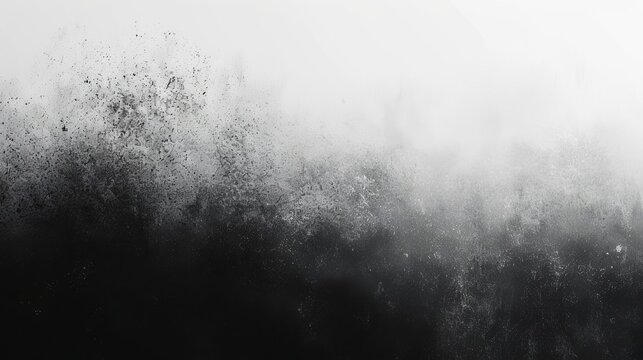
#> input picture images/gradient.jpg, 643 x 360 px
$ python 29.threshold.py
#> lines starting #> are read from the running program, lines starting #| are printed output that depends on the picture; after the words box and inside, x2 and y2 are one past the last pixel; in counts of white or black regions, pixels touching at a corner belong together
import cv2
import matplotlib.pyplot as plt

img = cv2.imread('images/gradient.jpg')
#> img is the input picture: shape (360, 643, 3); mean B, G, R 134.5, 134, 133.7
gray_img = cv2.cvtColor(img,cv2.COLOR_BGR2GRAY)

#128(threshold) เก็บที่ thresh  , ภาพเก็บที่ result
thresh ,result1 = cv2.threshold(gray_img,128,255,cv2.THRESH_BINARY)
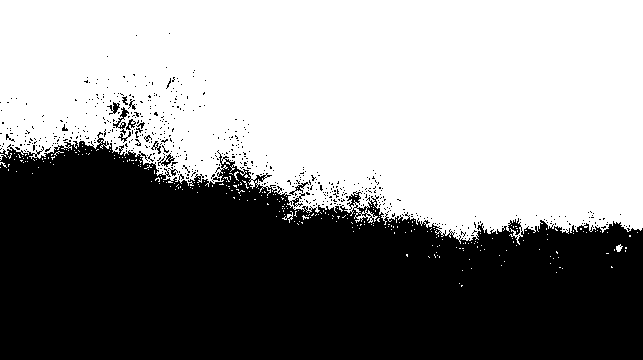
#> result1: shape (360, 643); 53.9% white; 573 black regions (558 under 20 px), largest, box (x1, y1, x2, y2) and area: (0, 132, 643, 360) 104727, (113, 107, 129, 135) 122, (158, 153, 175, 167) 82
thresh ,result2 = cv2.threshold(gray_img,128,255,cv2.THRESH_BINARY_INV)
thresh ,result3 = cv2.threshold(gray_img,128,255,cv2.THRESH_TRUNC)
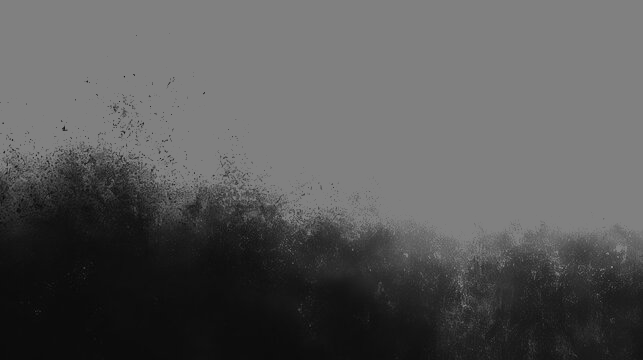
#> result3: shape (360, 643); min 3, max 128, mean 88.3
thresh ,result4 = cv2.threshold(gray_img,128,255,cv2.THRESH_TOZERO)
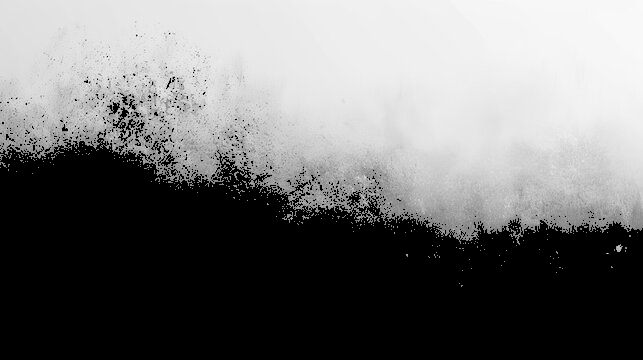
#> result4: shape (360, 643); min 0, max 253, mean 114.7
thresh ,result5 = cv2.threshold(gray_img,128,255,cv2.THRESH_TOZERO_INV)
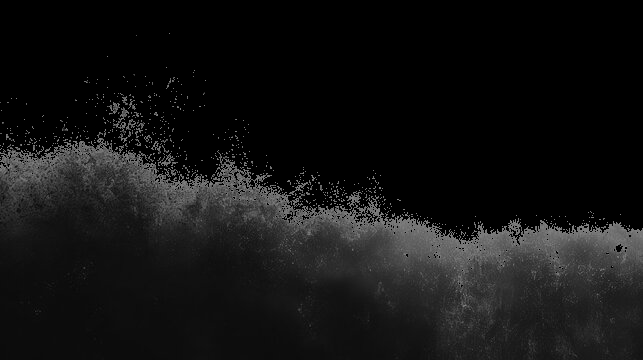
#> result5: shape (360, 643); min 0, max 128, mean 19.3

# [6 lines of commented-out code are left out]
images = [gray_img,result1,result2,result3,result4,result5]
title = ["Output","BINARY1","BINARY2","BINARY3","BINARY4","BINARY5"]

for i in range(len(images)) :
  plt.subplot(2,3,i+1)
  plt.imshow(images[i])
  plt.title(title[i])
  plt.xticks([]),plt.yticks([])
#> this loop made 6 passes

plt.show()

# cv2.waitKey(0)
# cv2.destroyAllWindows()
